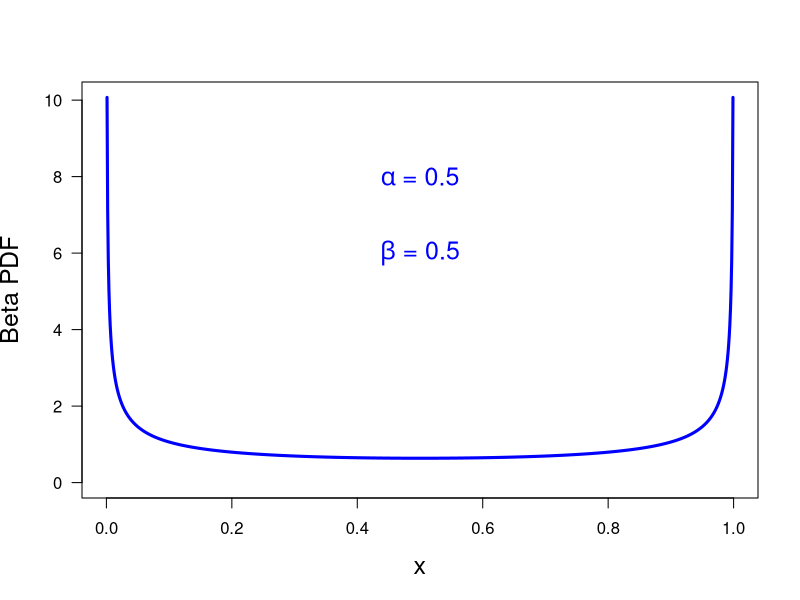

This chart was generated by the following R code:
print('file: PDsPDFsBetaPDF0505.R')
# beta PDF
alpha = 0.5; beta = 0.5
xarr = seq(0.001,0.999,0.001)
betaPDF = dbeta(x=xarr,shape1=alpha,shape2=beta)
# png('beta0505PDF191017.png',width=16,height=12,units='cm',res=300)
plot(xarr,betaPDF,type='l',lwd=3,col='blue',xlab='x',
     ylab='Beta PDF',las=1,ylim=c(0,max(betaPDF)),cex.lab=1.5)
text(0.5,8,expression(paste(alpha,' = 0.5')),col='blue',cex=1.5)
text(0.5,6,expression(paste(beta,' = 0.5')),col='blue',cex=1.5)
# dev.off()